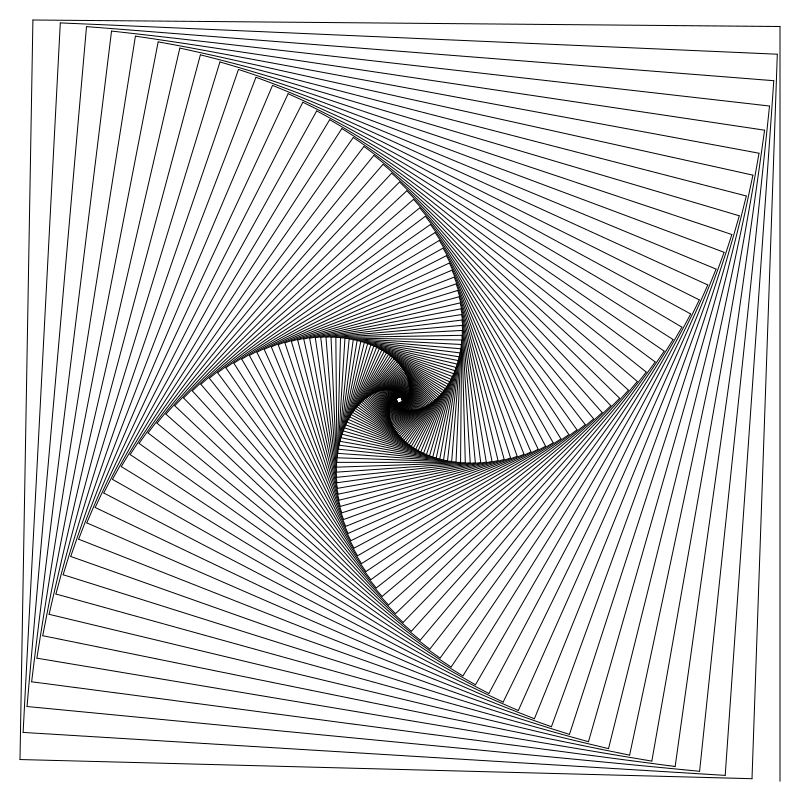

Here is the Python script that generated this plot:
from svg_backend import SVGBackend
from turtle import Turtle
from grammar import Grammar

backend = SVGBackend()
turtle = Turtle(backend)

grammar = Grammar()

grammar.add_non_terminal('S', [
    lambda turtle: turtle.forward(1),
    lambda turtle: turtle.turn_right(89.5),
    lambda turtle: turtle.scale(0.99),
    'S'
])

grammar.expand('S', turtle, 500)
backend.write('rect_spiral.svg')
